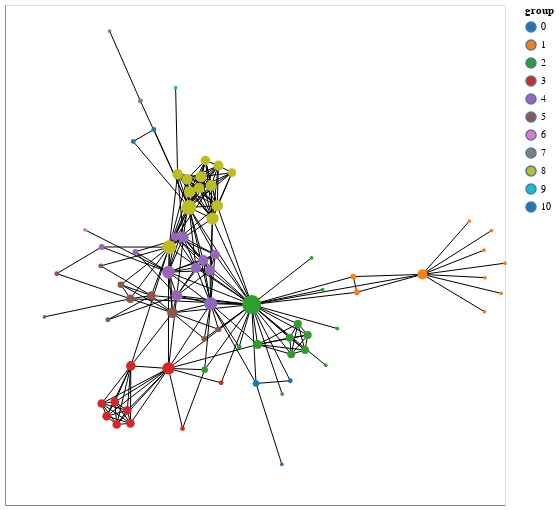

Here is the notebook cell this chart was saved with:
### Markdown cell above
### Customizing visual encodings

In addition, to the node positions the other visual variables can also be changed to reflect design choices and the network data. Let's start with `node_size` and `node_color`:

### Code cell
nxa.draw_networkx(G, pos=pos,
    node_size='degree:Q',
    node_color='group:N',
    cmap = "category10", # pass colormap that is used
    node_tooltip='name:N',
    linewidths=0, # remove borders from circles
).properties(width=500, height=500)

### Figure 1 — Vega-Lite specification as saved in the notebook (floating-point values rounded to 4 significant figures; data arrays with more than 128 entries replaced by an {"elided": "..."} marker saying what was removed)
{"config": {"view": {"continuousWidth": 400, "continuousHeight": 300}}, "layer": [{"data": {"name": "data-8f005bbef024041d3019339d20c27db8"}, "mark": {"type": "line", "color": "black", "opacity": 1, "strokeWidth": 1}, "encoding": {"detail": {"field": "edge", "type": "quantitative"}, "x": {"axis": {"grid": false, "labels": false, "ticks": false, "title": ""}, "field": "x", "type": "quantitative"}, "y": {"axis": {"grid": false, "labels": false, "ticks": false, "title": ""}, "field": "y", "type": "quantitative"}}}, {"data": {"name": "data-7e64744e06d44efce6cb5677bfcf37bc"}, "mark": {"type": "point", "fill": "group:N", "opacity": 1, "strokeWidth": 0}, "encoding": {"fill": {"field": "group", "scale": {"scheme": "category10"}, "type": "nominal"}, "size": {"field": "degree", "legend": null, "type": "quantitative"}, "tooltip": {"field": "name", "type": "nominal"}, "x": {"axis": {"grid": false, "labels": false, "ticks": false}, "field": "x", "type": "quantitative"}, "y": {"axis": {"grid": false, "labels": false, "ticks": false}, "field": "y", "type": "quantitative"}}}], "height": 500, "width": 500, "$schema": "https://vega.github.io/schema/vega-lite/v4.17.0.json", "datasets": {"data-8f005bbef024041d3019339d20c27db8": {"elided": "508 records"}, "data-7e64744e06d44efce6cb5677bfcf37bc": [{"x": 0.7028, "group": 1, "name": "Myriel", "between": 0.1768, "degree": 10, "y": 0.03019}, {"x": 0.9859, "group": 1, "name": "Napoleon", "between": 0.0, "degree": 1, "y": -0.03808}, {"x": 0.4667, "group": 1, "name": "Mlle.Baptistine", "between": 0.0, "degree": 3, "y": -0.03418}, {"x": 0.454, "group": 1, "name": "Mme.Magloire", "between": 0.0, "degree": 3, "y": 0.02231}, {"x": 0.9513, "group": 1, "name": "CountessdeLo", "between": 0.0, "degree": 1, "y": 0.188}, {"x": 1.0, "group": 1, "name": "Geborand", "between": 0.0, "degree": 1, "y": 0.0705}, {"x": 0.9277, "group": 1, "name": "Champtercier", "between": 0.0, "degree": 1, "y": 0.01842}, {"x": 0.9263, "group": 1, "name": "Cravatte", "between": 0.0, "degree": 1, "y": -0.1042}, {"x": 0.8717, "group": 1, "name": "Count", "between": 0.0, "degree": 1, "y": 0.2222}, {"x": 0.9248, "group": 1, "name": "OldMan", "between": 0.0, "degree": 1, "y": 0.1177}, {"x": 0.3544, "group": 2, "name": "Labarre", "between": 0.0, "degree": 1, "y": -0.2968}, {"x": 0.08812, "group": 2, "name": "Valjean", "between": 0.57, "degree": 36, "y": -0.07862}, {"x": -0.02179, "group": 3, "name": "Marguerite", "between": 0.0, "degree": 2, "y": -0.3603}, {"x": 0.3965, "group": 2, "name": "Mme.deR", "between": 0.0, "degree": 1, "y": -0.1648}, {"x": 0.1979, "group": 2, "name": "Isabeau", "between": 0.0, "degree": 1, "y": -0.4007}, {"x": 0.3434, "group": 2, "name": "Gervais", "between": 0.0, "degree": 1, "y": -0.02488}, {"x": -0.347, "group": 3, "name": "Tholomyes", "between": 0.04063, "degree": 9, "y": -0.2992}, {"x": -0.4341, "group": 3, "name": "Listolier", "between": 0.0, "degree": 7, "y": -0.4801}, {"x": -0.4519, "group": 3, "name": "Fameuil", "between": 0.0, "degree": 7, "y": -0.4345}, {"x": -0.4047, "group": 3, "name": "Blacheville", "between": 0.0, "degree": 7, "y": -0.4287}, {"x": -0.3978, "group": 3, "name": "Favourite", "between": 0.0, "degree": 7, "y": -0.51}, {"x": -0.3484, "group": 3, "name": "Dahlia", "between": 0.0, "degree": 7, "y": -0.5061}, {"x": -0.3597, "group": 3, "name": "Zephine", "between": 0.0, "degree": 7, "y": -0.4594}, {"x": -0.2115, "group": 3, "name": "Fantine", "between": 0.1296, "degree": 15, "y": -0.3083}, {"x": -0.1815, "group": 4, "name": "Mme.Thenardier", "between": 0.029, "degree": 11, "y": -0.04609}, {"x": -0.2113, "group": 4, "name": "Thenardier", "between": 0.0749, "degree": 16, "y": 0.03828}, {"x": -0.1972, "group": 5, "name": "Cosette", "between": 0.0238, "degree": 11, "y": -0.1079}, {"x": -0.05947, "group": 4, "name": "Javert", "between": 0.05433, "degree": 17, "y": -0.07534}, {"x": 0.1038, "group": 0, "name": "Fauchelevent", "between": 0.02649, "degree": 4, "y": -0.3624}, {"x": 0.1094, "group": 2, "name": "Bamatabois", "between": 0.008041, "degree": 8, "y": -0.2223}, {"x": -0.161, "group": 3, "name": "Perpetue", "between": 0.0, "degree": 2, "y": -0.525}, {"x": -0.08123, "group": 2, "name": "Simplice", "between": 0.00864, "degree": 4, "y": -0.3129}, {"x": 0.3037, "group": 2, "name": "Scaufflaire", "between": 0.0, "degree": 1, "y": 0.09004}, {"x": 0.04307, "group": 2, "name": "Woman1", "between": 0.0, "degree": 2, "y": -0.231}, {"x": 0.2799, "group": 2, "name": "Judge", "between": 0.0, "degree": 6, "y": -0.2423}, {"x": 0.225, "group": 2, "name": "Champmathieu", "between": 0.0, "degree": 6, "y": -0.1982}, {"x": 0.2545, "group": 2, "name": "Brevet", "between": 0.0, "degree": 6, "y": -0.1472}, {"x": 0.2304, "group": 2, "name": "Chenildieu", "between": 0.0, "degree": 6, "y": -0.2572}, {"x": 0.2899, "group": 2, "name": "Cochepaille", "between": 0.0, "degree": 6, "y": -0.1882}, {"x": -0.452, "group": 4, "name": "Pontmercy", "between": 0.006925, "degree": 3, "y": 0.129}, {"x": -0.5122, "group": 6, "name": "Boulatruelle", "between": 0.0, "degree": 1, "y": 0.1905}, {"x": -0.1579, "group": 4, "name": "Eponine", "between": 0.01149, "degree": 11, "y": 0.1633}, {"x": -0.3304, "group": 4, "name": "Anzelma", "between": 0.0, "degree": 3, "y": 0.1115}, {"x": -0.08266, "group": 5, "name": "Woman2", "between": 0.0, "degree": 3, "y": -0.2017}, {"x": 0.227, "group": 0, "name": "MotherInnocent", "between": 0.0, "degree": 2, "y": -0.3526}, {"x": 0.1965, "group": 0, "name": "Gribier", "between": 0.0, "degree": 1, "y": -0.6535}, {"x": -0.4236, "group": 7, "name": "Jondrette", "between": 0.0, "degree": 1, "y": 0.9062}, {"x": -0.3124, "group": 7, "name": "Mme.Burgon", "between": 0.02632, "degree": 2, "y": 0.6545}, {"x": -0.1378, "group": 8, "name": "Gavroche", "between": 0.1651, "degree": 22, "y": 0.2714}, {"x": -0.2731, "group": 5, "name": "Gillenormand", "between": 0.02021, "degree": 7, "y": -0.04586}, {"x": -0.4297, "group": 5, "name": "Magnon", "between": 0.0002172, "degree": 2, "y": -0.1333}, {"x": -0.3488, "group": 5, "name": "Mlle.Gillenormand", "between": 0.0476, "degree": 7, "y": -0.05756}, {"x": -0.6135, "group": 5, "name": "Mme.Pontmercy", "between": 0.0003509, "degree": 2, "y": 0.03295}, {"x": -0.658, "group": 5, "name": "Mlle.Vaubois", "between": 0.0, "degree": 1, "y": -0.1227}, {"x": -0.3827, "group": 5, "name": "Lt.Gillenormand", "between": 0.0, "degree": 4, "y": -0.00702}, {"x": -0.2091, "group": 8, "name": "Marius", "between": 0.132, "degree": 19, "y": 0.1283}, {"x": -0.4553, "group": 5, "name": "BaronessT", "between": 0.0, "degree": 2, "y": 0.06078}, {"x": -0.1787, "group": 8, "name": "Mabeuf", "between": 0.02766, "degree": 11, "y": 0.3909}, {"x": -0.05307, "group": 8, "name": "Enjolras", "between": 0.04255, "degree": 15, "y": 0.231}, {"x": -0.1015, "group": 8, "name": "Combeferre", "between": 0.00125, "degree": 11, "y": 0.3412}, {"x": -0.07849, "group": 8, "name": "Prouvaire", "between": 0.0, "degree": 9, "y": 0.4403}, {"x": -0.1449, "group": 8, "name": "Feuilly", "between": 0.00125, "degree": 11, "y": 0.3726}, {"x": -0.1354, "group": 8, "name": "Courfeyrac", "between": 0.005267, "degree": 13, "y": 0.3274}, {"x": -0.09425, "group": 8, "name": "Bahorel", "between": 0.002185, "degree": 12, "y": 0.3816}, {"x": -0.03583, "group": 8, "name": "Bossuet", "between": 0.03075, "degree": 13, "y": 0.2773}, {"x": -0.05795, "group": 8, "name": "Joly", "between": 0.002185, "degree": 12, "y": 0.35}, {"x": -0.03182, "group": 8, "name": "Grantaire", "between": 0.0001504, "degree": 10, "y": 0.4218}, {"x": -0.1858, "group": 9, "name": "MotherPlutarch", "between": 0.0, "degree": 1, "y": 0.7024}, {"x": -0.1126, "group": 4, "name": "Gueulemer", "between": 0.00496, "degree": 10, "y": 0.05453}, {"x": -0.08638, "group": 4, "name": "Babet", "between": 0.00496, "degree": 10, "y": 0.08177}, {"x": -0.06209, "group": 4, "name": "Claquesous", "between": 0.004862, "degree": 10, "y": 0.04437}, {"x": -0.04403, "group": 4, "name": "Montparnasse", "between": 0.003874, "degree": 9, "y": 0.1012}, {"x": -0.03137, "group": 5, "name": "Toussaint", "between": 0.0, "degree": 3, "y": -0.1677}, {"x": -0.3383, "group": 10, "name": "Child1", "between": 0.0, "degree": 2, "y": 0.5085}, {"x": -0.264, "group": 10, "name": "Child2", "between": 0.0, "degree": 2, "y": 0.5518}, {"x": -0.1876, "group": 4, "name": "Brujon", "between": 0.0004386, "degree": 7, "y": 0.1657}, {"x": 0.01708, "group": 8, "name": "Mme.Hucheloup", "between": 0.0, "degree": 7, "y": 0.3965}]}}
